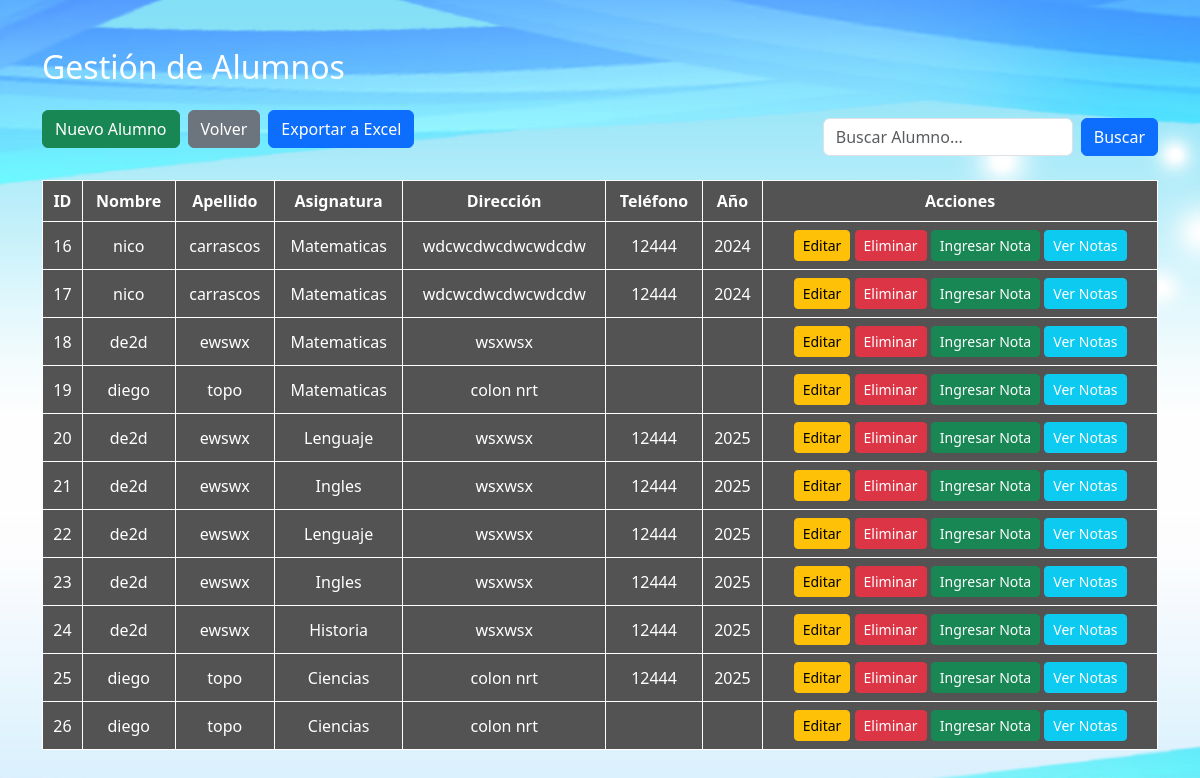
/alumnos.php, run on the app's committed database.
### tables this page shows
CREATE TABLE `alumnos` (
  `id` int(11) NOT NULL,
  `nombre_alumno` varchar(50) DEFAULT NULL,
  `apellido_alumno` varchar(50) DEFAULT NULL,
  `asignatura` text DEFAULT NULL,
  `direccion_alumno` varchar(100) DEFAULT NULL,
  `telefono_alumno` varchar(20) DEFAULT NULL,
  `anio_escolar` varchar(20) DEFAULT NULL
);

### alumnos.php (the view, shortened to what this page needs)
<?php
include("conexion.php");
$buscar = isset($_GET['buscar']) ? $_GET['buscar'] : '';
if($buscar != ''){
    $sql = "SELECT * FROM alumnos
            WHERE id LIKE '%$buscar%'
            OR nombre_alumno LIKE '%$buscar%'
            OR apellido_alumno LIKE '%$buscar%'
            OR asignatura LIKE '%$buscar%'";
} else {
    $sql = "SELECT * FROM alumnos";
}
$resultado = mysqli_query($conexion, $sql);
?>
<!DOCTYPE html>
<html>
<head>
    <link href="https://cdn.jsdelivr.net/npm/bootstrap@5.3.2/dist/css/bootstrap.min.css" rel="stylesheet">
</head>
<body class="container mt-5">
<h2 class="mb-4">Gestión de Alumnos</h2>
<div class="d-flex justify-content-between align-items-center mb-3">
    <div class="d-flex gap-2 mb-3">
        <a href="nuevo_alumno.php" class="btn btn-success">Nuevo Alumno</a>
        <a href="dashboard.php" class="btn btn-secondary">Volver</a>
        <a href="exportar_excel.php" class="btn btn-primary">Exportar a Excel</a>
    </div>
    <form method="GET" class="d-flex">
        <input
            type="text"
            name="buscar"
            class="form-control me-2"
            placeholder="Buscar Alumno..."
            value="<?php echo $buscar; ?>"
        >
        <button type="submit" class="btn btn-primary">Buscar</button>
    </form>
</div>
<table class="table table-bordered">
    <tr>
        <th>ID</th>
        <th>Nombre</th>
        <th>Apellido</th>
        <th>Asignatura</th>
        <th>Dirección</th>
        <th>Teléfono</th>
        <th>Año</th>
        <th>Acciones</th>
    </tr>
    <?php while($fila = mysqli_fetch_array($resultado)){ ?>
    <tr>
        <td><?php echo $fila['id']; ?></td>
        <td><?php echo $fila['nombre_alumno']; ?></td>
        <td><?php echo $fila['apellido_alumno']; ?></td>
        <td><?php echo $fila['asignatura']; ?></td>
        <td><?php echo $fila['direccion_alumno']; ?></td>
        <td><?php echo $fila['telefono_alumno']; ?></td>
        <td><?php echo $fila['anio_escolar']; ?></td>
        <td>
            <a href="editar_alumno.php?id=<?php echo $fila['id']; ?>" class="btn btn-warning btn-sm">Editar</a>
            <a href="eliminar_alumno.php?id=<?php echo $fila['id']; ?>" class="btn btn-danger btn-sm">Eliminar</a>
            <a href="ingreso_notas.php?id=<?php echo $fila['id']; ?>" class="btn btn-success btn-sm">Ingresar Nota</a>
            <a href="ver_notas.php?id=<?php echo $fila['id']; ?>" class="btn btn-info btn-sm">Ver Notas</a>
        </td>
    </tr>
    <?php } ?>
</table>
</body>
</html>

### alumnos.php (style rules this page uses)
body { margin: 0; height: 100vh; background-image: url("imagenes/fondo6.jpg"); background-size: cover; background-position: center; background-repeat: no-repeat; }
table { width: 100%; background-color: #000000 !important; color: #fff !important; }
table th, table td { border: 1px solid #fff !important; text-align: center; vertical-align: middle; background-color: #535353 !important; color: #fff !important; }
table th { background-color: #535353 !important; }
.btn-warning { color: #000 !important; }
.btn-danger, .btn-success, .btn-info, .btn-primary, .btn-secondary { color: #fff !important; }
.d-flex input[type="text"] { max-width: 250px; }
h2 { color: #ffffff; }

### data on the page
alumnos: id "16", nombre_alumno "nico", apellido_alumno "carrascos", asignatura "Matematicas", direccion_alumno "wdcwcdwcdwcwdcdw", telefono_alumno "12444", anio_escolar "2024"
alumnos: id "17", nombre_alumno "nico", apellido_alumno "carrascos", asignatura "Matematicas", direccion_alumno "wdcwcdwcdwcwdcdw", telefono_alumno "12444", anio_escolar "2024"
alumnos: id "18", nombre_alumno "de2d", apellido_alumno "ewswx", asignatura "Matematicas", direccion_alumno "wsxwsx"
alumnos: id "19", nombre_alumno "diego", apellido_alumno "topo", asignatura "Matematicas", direccion_alumno "colon nrt"
alumnos: id "20", nombre_alumno "de2d", apellido_alumno "ewswx", asignatura "Lenguaje", direccion_alumno "wsxwsx", telefono_alumno "12444", anio_escolar "2025"
alumnos: id "21", nombre_alumno "de2d", apellido_alumno "ewswx", asignatura "Ingles", direccion_alumno "wsxwsx", telefono_alumno "12444", anio_escolar "2025"
alumnos: id "22", nombre_alumno "de2d", apellido_alumno "ewswx", asignatura "Lenguaje", direccion_alumno "wsxwsx", telefono_alumno "12444", anio_escolar "2025"
alumnos: id "23", nombre_alumno "de2d", apellido_alumno "ewswx", asignatura "Ingles", direccion_alumno "wsxwsx", telefono_alumno "12444", anio_escolar "2025"
alumnos: id "24", nombre_alumno "de2d", apellido_alumno "ewswx", asignatura "Historia", direccion_alumno "wsxwsx", telefono_alumno "12444", anio_escolar "2025"
alumnos: id "25", nombre_alumno "diego", apellido_alumno "topo", asignatura "Ciencias", direccion_alumno "colon nrt", telefono_alumno "12444", anio_escolar "2025"
alumnos: id "26", nombre_alumno "diego", apellido_alumno "topo", asignatura "Ciencias", direccion_alumno "colon nrt"
